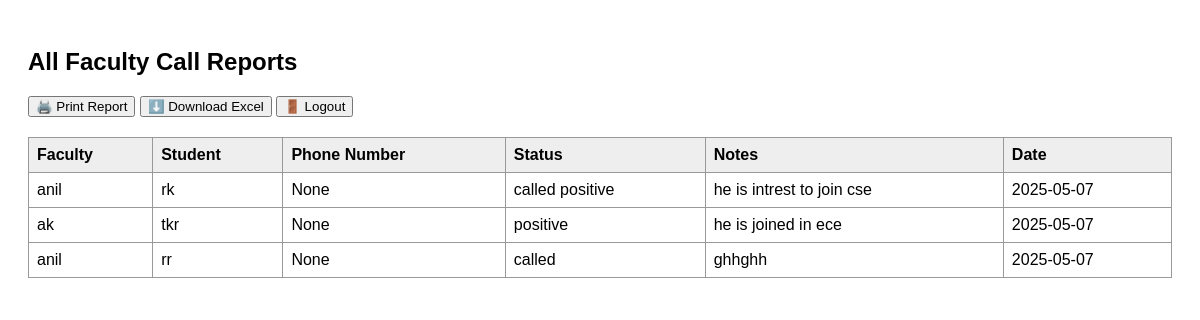
The page /adminpanel (signed in) on the database as committed earlier.
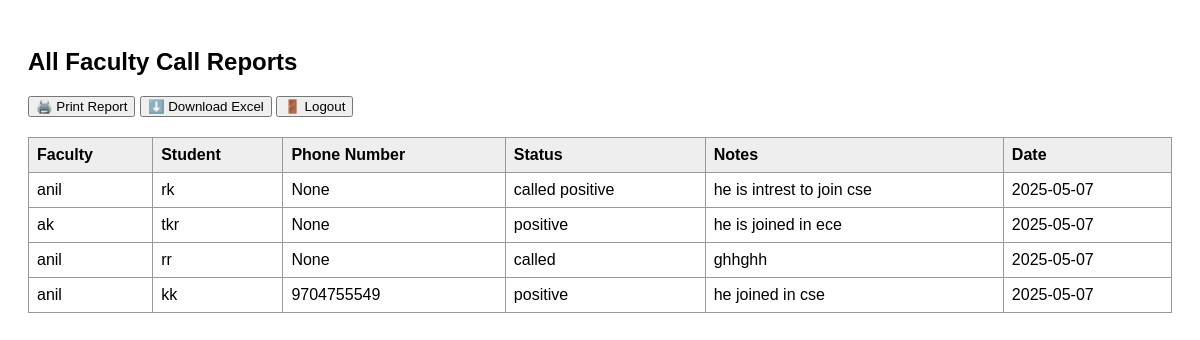
The same page on the database as committed later.
### tables this page shows
CREATE TABLE calls (
            id INTEGER PRIMARY KEY AUTOINCREMENT,
            user_id INTEGER,
            student TEXT,
            status TEXT,
            notes TEXT,
            call_date TEXT, phone_number TEXT,
            FOREIGN KEY (user_id) REFERENCES users(id)
        );

CREATE TABLE users (
            id INTEGER PRIMARY KEY AUTOINCREMENT,
            username TEXT NOT NULL,
            password TEXT NOT NULL,
            is_admin INTEGER DEFAULT 0
        );

### app.py (the view)
@app.route('/adminpanel')
def adminpanel():
    if 'user_id' not in session or session.get('is_admin') != 1:
        return redirect('/')
    conn = get_db()
    c = conn.cursor()
    c.execute('''
        SELECT u.username, c.student, c.phone_number, c.status, c.notes, c.call_date
        FROM calls c JOIN users u ON c.user_id = u.id
        ORDER BY c.call_date DESC
    ''')
    reports = c.fetchall()
    conn.close()
    return render_template('report.html', reports=reports)

### app.py (called while the page is built)
def get_db():
    return sqlite3.connect(DATABASE)

### templates/report.html (shortened to what this page needs)
<!DOCTYPE html>
<html>
<head>
</head>
<body>
    <div class="noprint">
        <h2>All Faculty Call Reports</h2>
        <button onclick="printPage()">🖨️ Print Report</button>
        <a href="/export_excel"><button>⬇️ Download Excel</button></a>
        <a href="/logout"><button>🚪 Logout</button></a>
    </div>
    <table>
        <tr>
            <th>Faculty</th>
            <th>Student</th>
            <th>Phone Number</th>
            <th>Status</th>
            <th>Notes</th>
            <th>Date</th>
        </tr>
        {% for row in reports %}
        <tr>
            <td>{{ row[0] }}</td>
            <td>{{ row[1] }}</td>
            <td>{{ row[2] }}</td>
            <td>{{ row[3] }}</td>
            <td>{{ row[4] }}</td>
            <td>{{ row[5] }}</td>
        </tr>
        {% endfor %}
    </table>
</body>
</html>

### templates/report.html (style rules this page uses)
body { font-family: Arial, sans-serif; padding: 20px; }
.noprint { margin-bottom: 20px; }
table { border-collapse: collapse; width: 100%; margin-top: 10px; }
table, th, td { border: 1px solid #999; padding: 8px; text-align: left; }
th { background-color: #eee; }

Rows that differ between the two databases and show on the page:
added calls: username "anil", student "kk", phone_number "9704755549", status "positive", notes "he joined in cse", call_date "2025-05-07"
